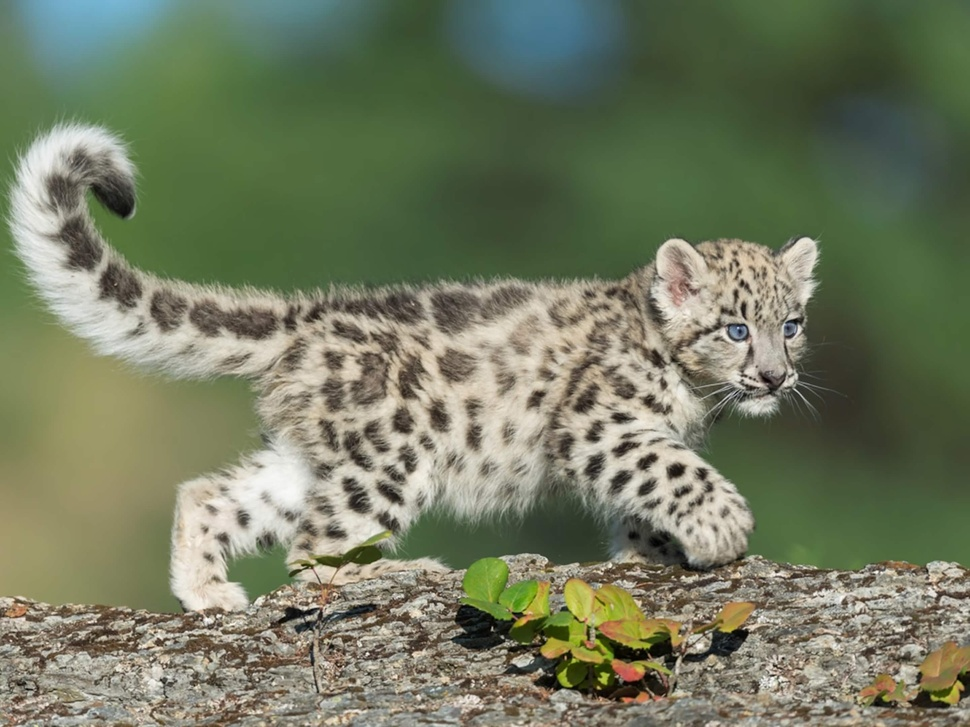
#> input picture Photos/snowcat.jpg, 970 x 727 px, shrunk from 2881 x 2160 before the run, found by its file name
$ python Day6_CV.py
#> lines starting #> are read from the running program, lines starting #| are printed output that depends on the picture; after the words box and inside, x2 and y2 are one past the last pixel; in counts of white or black regions, pixels touching at a corner belong together
import cv2 as cv
import numpy as np

# Load image
img = cv.imread('Photos/snowcat.jpg')
#> img is the input picture: shape (727, 970, 3); mean B, G, R 95.9, 121.5, 114

# Convert image to HSV color space
hsv = cv.cvtColor(img, cv.COLOR_BGR2HSV)
#> hsv: shape (727, 970, 3); mean H, S, V 38, 71.2, 125.5

# Define color range (detect light/white areas)
lower = np.array([0, 0, 200])
upper = np.array([180, 40, 255])

# Create mask
mask = cv.inRange(hsv, lower, upper)
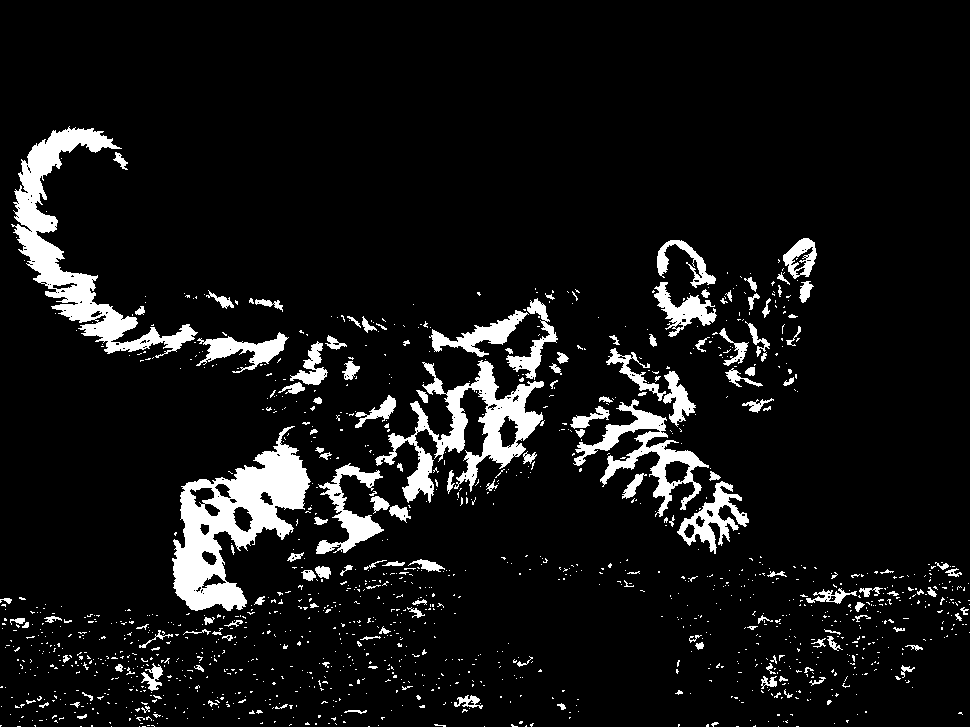
#> mask: shape (727, 970); 8.1% white; 1394 white regions (1241 under 20 px), largest, box (x1, y1, x2, y2) and area: (172, 426, 311, 611) 10527, (11, 126, 198, 358) 8987, (375, 360, 544, 503) 6832

# Apply mask
result = cv.bitwise_and(img, img, mask=mask)
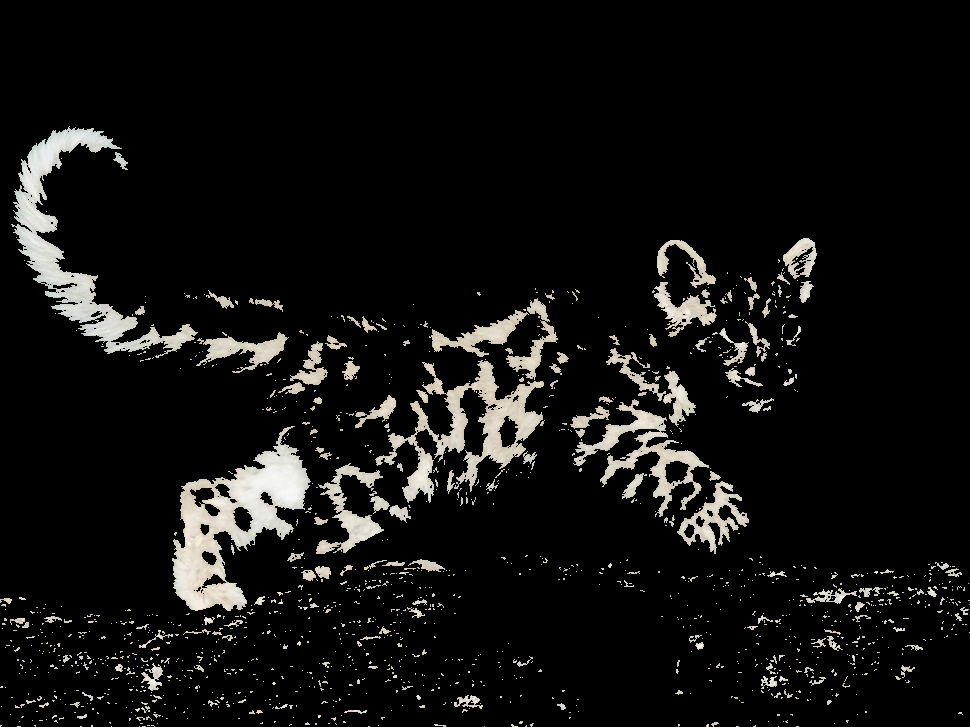
#> result: shape (727, 970, 3); mean B, G, R 16.1, 17.1, 17.5

cv.imshow('Original Image', img)
cv.imshow('Mask', mask)
cv.imshow('Detected Color', result)

cv.waitKey(0)
cv.destroyAllWindows()
